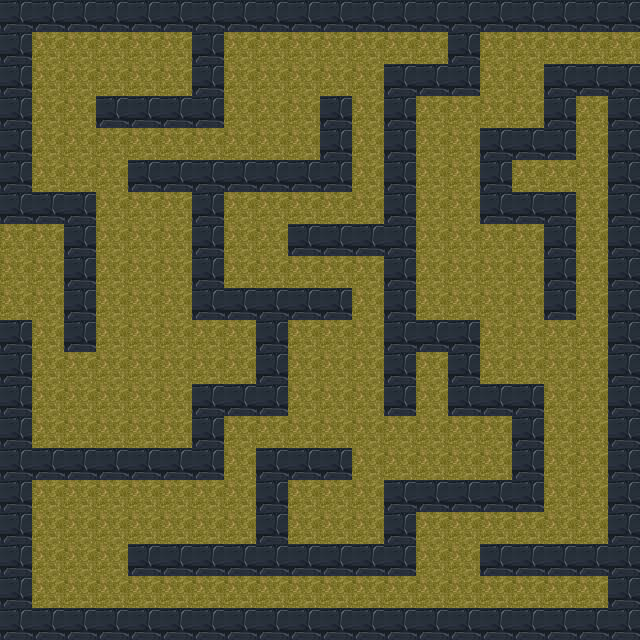

The image is a tile-based game level rendered from a .tmx file. Its description and source (layers, tilesets, objects; grid data summarised) follow:
An orthogonal 20x20 tile map with 32x32 px tiles, 2 tile layers (Background, Collidable Walls), 2 tilesets.

<map version="1.0" orientation="orthogonal" renderorder="right-down" width="20" height="20" tilewidth="32" tileheight="32" nextobjectid="1">
 <tileset firstgid="1" name="Dust" tilewidth="32" tileheight="32" tilecount="48">
  <image source="res_map/tile2.jpg" width="260" height="194" />
 </tileset>
 <tileset firstgid="49" name="Walls" tilewidth="32" tileheight="32" tilecount="49">
  <image source="res_map/tile1.jpg" width="225" height="225" />
 </tileset>
 <layer name="Background" width="20" height="20">
  <data>[400 cells, 400 non-empty, 1 distinct tile ids]</data>
 </layer>
 <layer name="Collidable Walls" width="20" height="20">
  <data>[400 cells, 175 non-empty, 1 distinct tile ids]</data>
 </layer>
</map>
